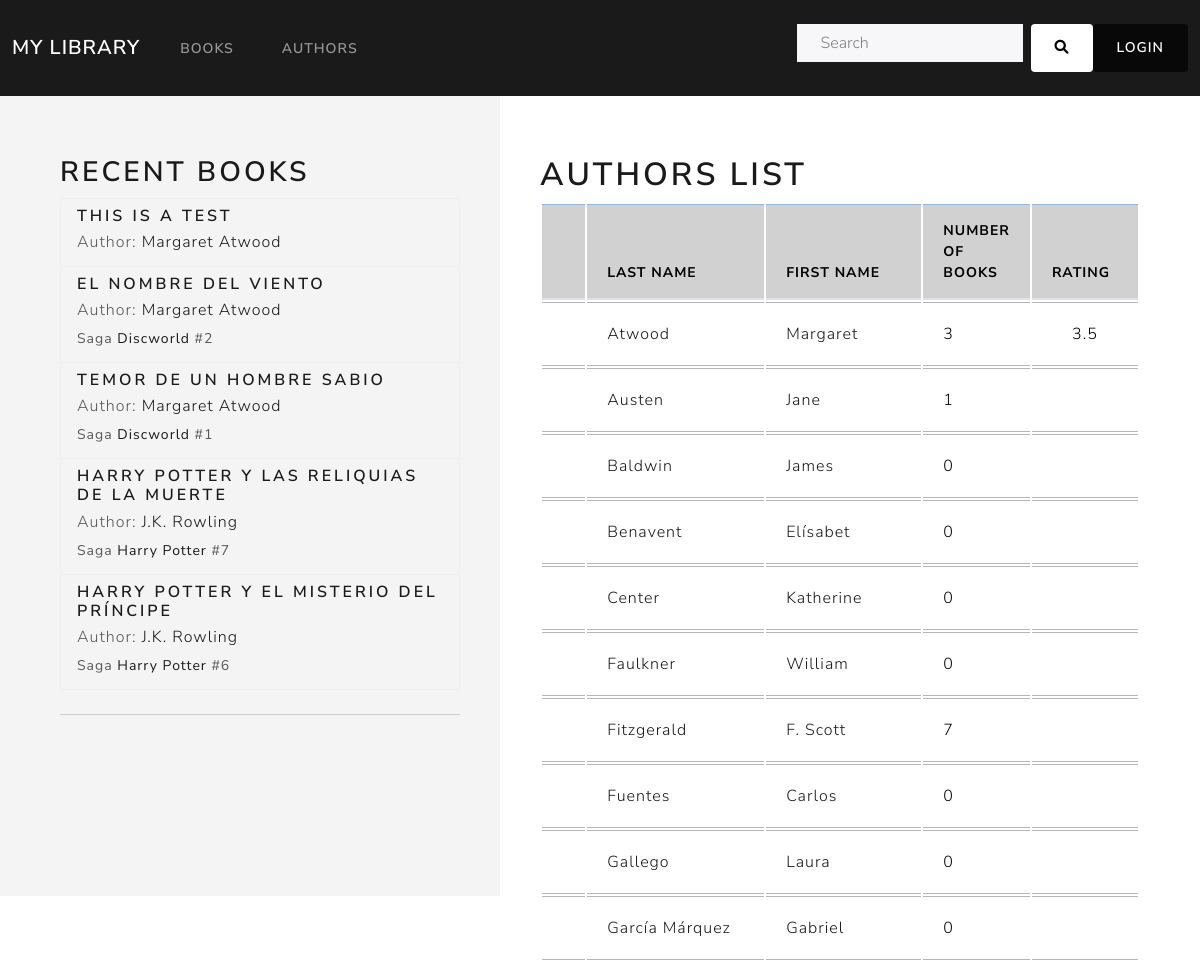
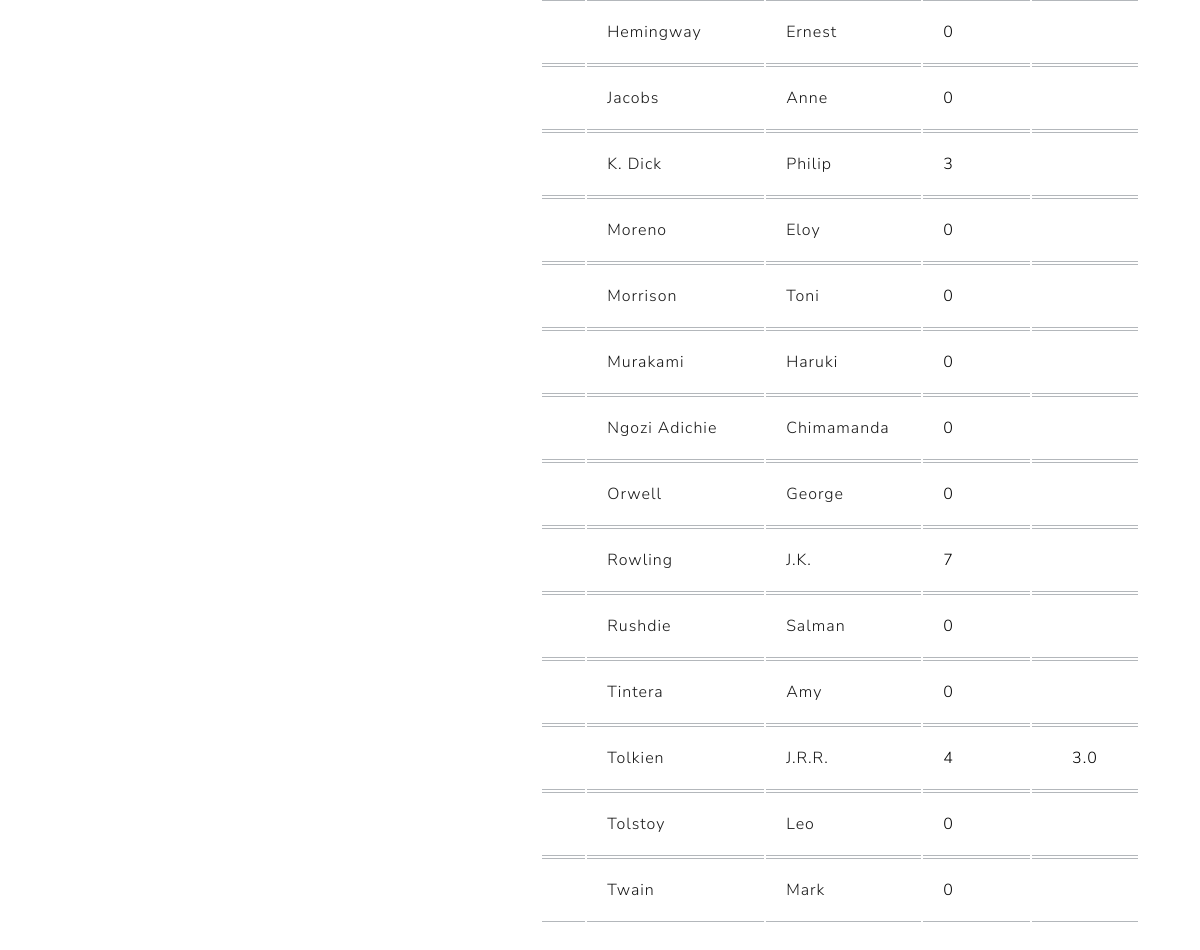
Page /book_catalog/authors/ on the earlier database version (2 pictures, top to bottom).
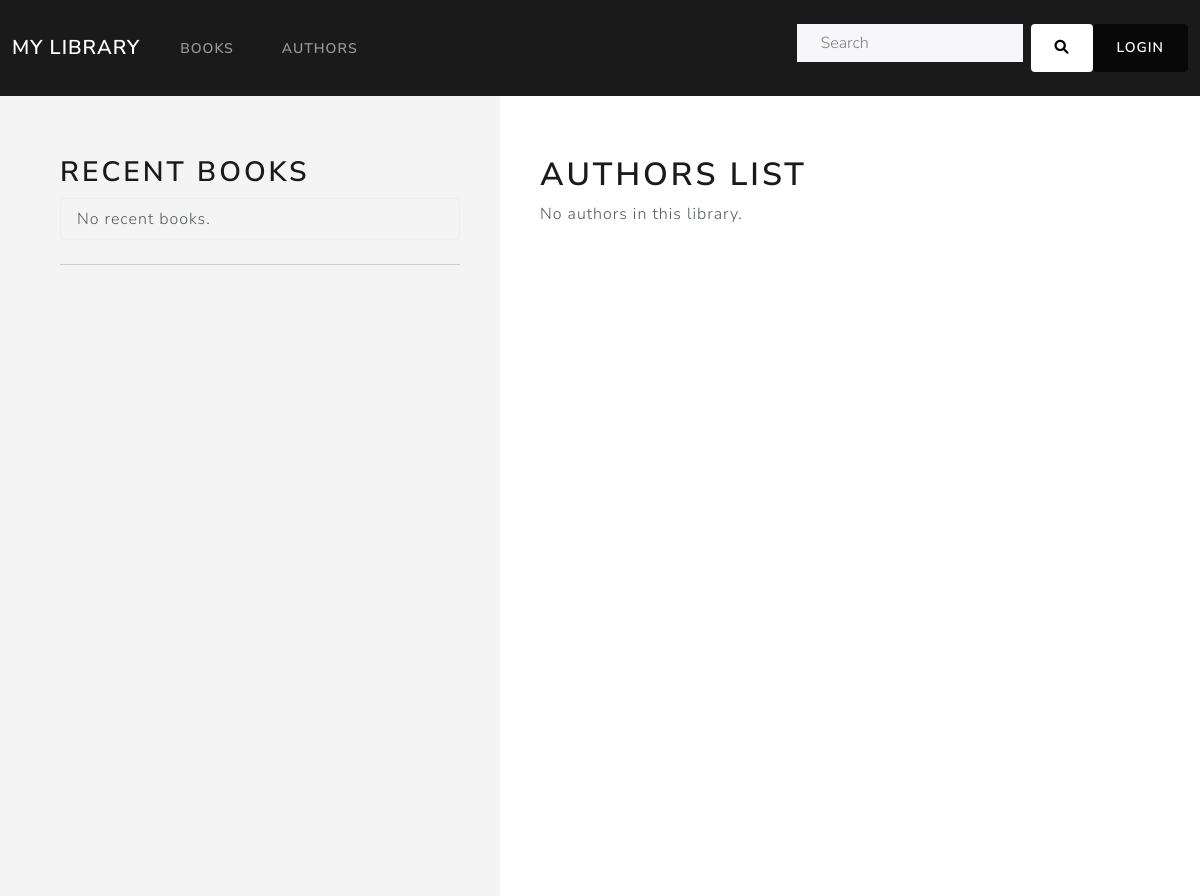
Same page on the later database version.
### book_catalog/models.py (models this page shows, shortened)
class Book(models.Model):
    title = models.CharField(max_length=200,)
    saga = models.ForeignKey('BookSaga', on_delete=models.CASCADE, null=True, blank=True)
    saga_volume = models.IntegerField(null=True, blank=True)
    author = models.ForeignKey('Author', on_delete=models.CASCADE, null=False)
    publish_date = models.DateField(null=True, blank=True)
    summary = models.TextField(max_length=1000, null=True, blank=True)
    isbn = models.CharField(max_length=13, help_text='13 Character <a href="https://www.isbn-international.org/content/what-isbn">ISBN number</a>', null=True, blank=True)
    genre = models.ManyToManyField(Genre, )
    language = models.ForeignKey('Language', on_delete=models.SET_NULL, null=True, blank=True)
    cover_image = models.ImageField(upload_to='covers/', null=True, blank=True)
    class Meta:
        ordering = ['title', 'author']
        unique_together = ('title', 'author')
        constraints = [
            models.UniqueConstraint(fields=['saga', 'saga_volume'], name='unique_volume_in_saga')
        ]
    def get_absolute_url(self):
        return reverse('book-detail', args=[str(self.id)])
    def average_rating(self):
        ratings = UserBookRelation.objects.filter(book=self).values_list('rating')
        ratings = [rating[0] for rating in ratings if rating[0] is not None]
        if len(ratings)>0:
            return sum(ratings) / len(ratings)
        return None

class Author(models.Model):
    first_name = models.CharField(max_length=100)
    last_name = models.CharField(max_length=100)
    year_of_birth = models.IntegerField(null = True, blank = True)
    year_of_death = models.IntegerField(null = True, blank = True)
    photo = models.ImageField(upload_to='authors/', null=True, blank=True)
    social_media = models.URLField(max_length=200, null=True, blank=True)
    biography = models.TextField(max_length=1000, null=True, blank=True)
    class Meta:
        ordering = ['last_name', 'first_name']
    def get_absolute_url(self):
        return reverse('author-detail', args=[str(self.id)])
    def __str__(self):
        return f'{self.first_name} {self.last_name}'
    def average_rating(self):
        books = Book.objects.filter(author=self)
        ratings = [book.average_rating() for book in books if book.average_rating() is not None]
        if ratings:
            return sum(ratings) / len(ratings)
        return None

class BookSaga(models.Model):
    name = models.CharField(max_length=200,)
    author = models.ForeignKey(Author, on_delete=models.CASCADE, related_name='saga', null = False)
    description = models.TextField(max_length=1000, null=True, blank=True)
    def get_absolute_url(self):
        return reverse('saga-detail', args=[str(self.id)])
    class Meta:
        unique_together = ('name', 'author')

### book_catalog/views.py (the view)
# urls.py: path('authors/', views.AuthorListView.as_view(), name='authors'),
class AuthorListView(generic.ListView):
    model = Author
    template_name = 'book_catalog/author_list.html'
    def get_context_data(self, **kwargs: Any):
        context = super().get_context_data(**kwargs)
        context["recent_books"] = Book.objects.all().order_by('-publish_date')[:5]
        return context

### templates/book_catalog/author_list.html (shortened to what this page needs)
{% extends "base_generic.html" %}
{% block content %}
<div style="display: flex;">
  <div class="sidebar">
    <div class="justify-content-left">
      {% include "book_catalog/recent_books.html" %}
    </div>
  </div>
  <div style="flex-grow: 1; padding: 20px;" class="column-right">
    <h1>Authors List</h1>
    {% if author_list %}
      <table id="dynamicTable" class="table table-hover">
        <thead>
          <tr class="table-primary">
            <th scope="col"></th>
            <th scope="col">Last name</th>
            <th scope="col">First name</th>
            <th scope="col" style="width: 100px;">Number of books</th>
            <th scope="col">Rating</th>
          </tr>
        </thead>
        <tbody>
          {% for author in author_list %}
            <tr class="table-secondary">
              <td scope="row">
              </td>
              <td>
                <a class="no-underline" href="{{ author.get_absolute_url }}">{{ author.last_name }}</a>
              </td>
              <td>
                <a class="no-underline" href="{{ author.get_absolute_url }}">{{ author.first_name }}</a>
              </td>
              <td>{{ author.book_set.count }}</td>
              <td class="text-center"><a>{% if author.average_rating %} {{ author.average_rating|floatformat:1 }} {% endif %}</a></td>
            </tr>
          {% endfor %}
        </tbody>
      </table>
    {% else %}
      <p>No authors in this library.</p>
    {% endif %}
  </div>
</div>
{% endblock %}

### templates/book_catalog/recent_books.html
<div class="column-left">
    <h2>Recent books</h2>
    <ul class="list-group">
      {% for book in recent_books %}
        <li class="list-group-item" style="background-color: #f4f4f4;">
          <h5 class="mb-1">
            <a class="no-underline" href="{{book.get_absolute_url }}">
              {{ book.title }}
            </a>
          </h5>
          <p class="mb-1 ">
            Author:
            <a class="no-underline" href="{{ book.author.get_absolute_url }}">{{ book.author }}</a>
          </p>
          {% if book.saga %}
          <p class="mb-1">
            <small>
              Saga
              <a class="no-underline" href="{{ book.saga.get_absolute_url }}">
                {{ book.saga.name }}
              </a>
              #{{ book.saga_volume }}
            </small>
          </p>
          {% endif %}
        </li>
      {% empty %}
        <li class="list-group-item" style="background-color: #f4f4f4;">
          No recent books.
        </li>
      {% endfor %}
    </ul>
    <hr class="my-4">
</div>

Differences in the rows shown:
removed Book: title "THIS IS A TEST", author "Margaret Atwood"
removed Book: title "EL NOMBRE DEL VIENTO", author "Margaret Atwood", saga.name "Discworld", saga_volume "2"
removed Book: title "TEMOR DE UN HOMBRE SABIO", author "Margaret Atwood", saga.name "Discworld", saga_volume "1"
removed Book: title "HARRY POTTER Y LAS RELIQUIAS DE LA MUERTE", author "J.K. Rowling", saga.name "Harry Potter", saga_volume "7"
removed Book: title "HARRY POTTER Y EL MISTERIO DEL PRÍNCIPE", author "J.K. Rowling", saga.name "Harry Potter", saga_volume "6"
removed Author: last_name "Atwood", first_name "Margaret", book_set.count "3", average_rating "3.5"
removed Author: last_name "Austen", first_name "Jane", book_set.count "1"
removed Author: last_name "Baldwin", first_name "James", book_set.count "0"
removed Author: last_name "Benavent", first_name "Elísabet", book_set.count "0"
removed Author: last_name "Center", first_name "Katherine", book_set.count "0"
removed Author: last_name "Faulkner", first_name "William", book_set.count "0"
removed Author: last_name "Fitzgerald", first_name "F. Scott", book_set.count "7"
removed Author: last_name "Fuentes", first_name "Carlos", book_set.count "0"
removed Author: last_name "Gallego", first_name "Laura", book_set.count "0"
removed Author: last_name "García Márquez", first_name "Gabriel", book_set.count "0"
removed Author: last_name "Hemingway", first_name "Ernest", book_set.count "0"
removed Author: last_name "Jacobs", first_name "Anne", book_set.count "0"
removed Author: last_name "K. Dick", first_name "Philip", book_set.count "3"
removed Author: last_name "Moreno", first_name "Eloy", book_set.count "0"
removed Author: last_name "Morrison", first_name "Toni", book_set.count "0"
removed Author: last_name "Murakami", first_name "Haruki", book_set.count "0"
removed Author: last_name "Ngozi Adichie", first_name "Chimamanda", book_set.count "0"
removed Author: last_name "Orwell", first_name "George", book_set.count "0"
removed Author: last_name "Rowling", first_name "J.K.", book_set.count "7"
removed Author: last_name "Rushdie", first_name "Salman", book_set.count "0"
removed Author: last_name "Tintera", first_name "Amy", book_set.count "0"
removed Author: last_name "Tolkien", first_name "J.R.R.", book_set.count "4", average_rating "3.0"
removed Author: last_name "Tolstoy", first_name "Leo", book_set.count "0"
removed Author: last_name "Twain", first_name "Mark", book_set.count "0"
Other differences:
text no longer shown: "LAST NAME FIRST NAME NUMBER OF BOOKS RATING"
text now shown: "No recent books. No authors in this library."
